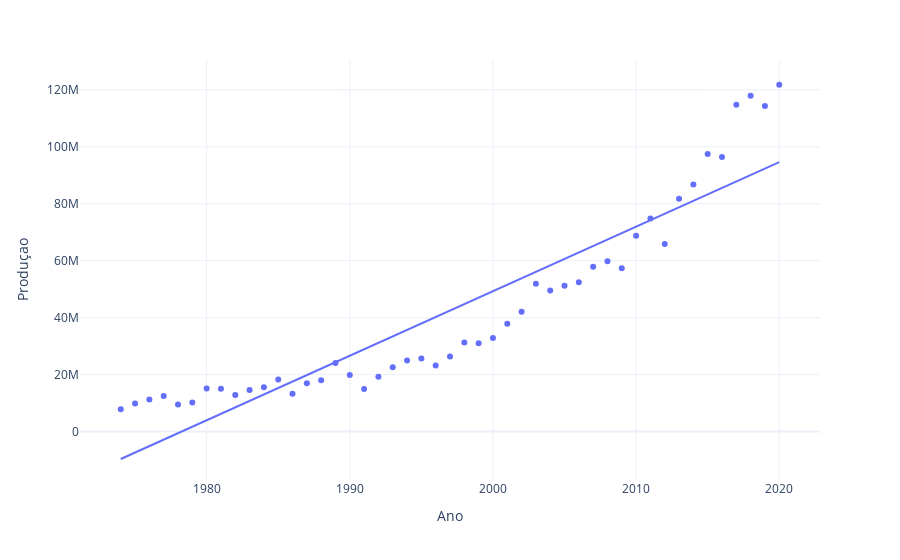

Notebook code cell kept with this figure:
### Markdown cell above
* Soja

### Code cell
fig =px.scatter(df_soja, x ='Ano', y='Produçao', trendline= 'ols')
fig.update_layout(template = 'plotly_white')
